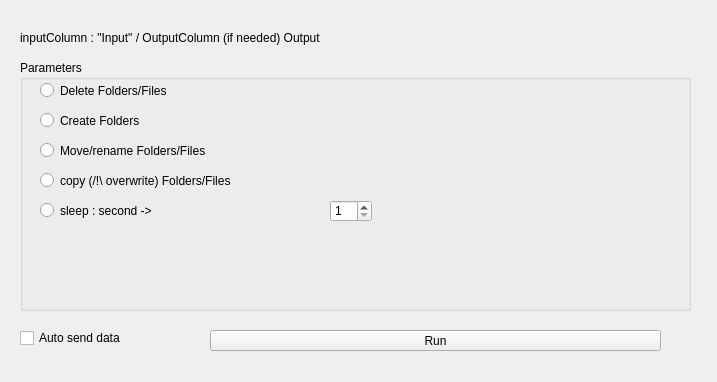
<?xml version="1.0" encoding="UTF-8"?>
<ui version="4.0">
 <class>Form</class>
 <widget class="QWidget" name="Form">
  <property name="geometry">
   <rect>
    <x>0</x>
    <y>0</y>
    <width>717</width>
    <height>382</height>
   </rect>
  </property>
  <property name="windowTitle">
   <string>Form</string>
  </property>
  <widget class="QPushButton" name="pushButton">
   <property name="geometry">
    <rect>
     <x>210</x>
     <y>330</y>
     <width>451</width>
     <height>21</height>
    </rect>
   </property>
   <property name="text">
    <string>Run</string>
   </property>
  </widget>
  <widget class="QGroupBox" name="groupBox">
   <property name="geometry">
    <rect>
     <x>20</x>
     <y>60</y>
     <width>671</width>
     <height>251</height>
    </rect>
   </property>
   <property name="title">
    <string>Parameters</string>
   </property>
   <widget class="QRadioButton" name="radioButton_deleteFoldersFiles">
    <property name="geometry">
     <rect>
      <x>20</x>
      <y>20</y>
      <width>501</width>
      <height>21</height>
     </rect>
    </property>
    <property name="text">
     <string>Delete Folders/Files</string>
    </property>
   </widget>
   <widget class="QRadioButton" name="radioButton_createFolders">
    <property name="geometry">
     <rect>
      <x>20</x>
      <y>50</y>
      <width>431</width>
      <height>21</height>
     </rect>
    </property>
    <property name="text">
     <string>Create Folders</string>
    </property>
   </widget>
   <widget class="QRadioButton" name="radioButton_moveRenamme">
    <property name="geometry">
     <rect>
      <x>20</x>
      <y>80</y>
      <width>401</width>
      <height>21</height>
     </rect>
    </property>
    <property name="text">
     <string>Move/rename Folders/Files</string>
    </property>
   </widget>
   <widget class="QRadioButton" name="radioButton_copy">
    <property name="geometry">
     <rect>
      <x>20</x>
      <y>110</y>
      <width>361</width>
      <height>21</height>
     </rect>
    </property>
    <property name="text">
     <string>copy (/!\ overwrite) Folders/Files</string>
    </property>
   </widget>
   <widget class="QRadioButton" name="radioButton_sleep">
    <property name="geometry">
     <rect>
      <x>20</x>
      <y>140</y>
      <width>271</width>
      <height>21</height>
     </rect>
    </property>
    <property name="text">
     <string>sleep : second -&gt;</string>
    </property>
   </widget>
   <widget class="QSpinBox" name="spinBox">
    <property name="geometry">
     <rect>
      <x>310</x>
      <y>140</y>
      <width>42</width>
      <height>22</height>
     </rect>
    </property>
    <property name="minimum">
     <number>1</number>
    </property>
   </widget>
  </widget>
  <widget class="QLabel" name="label_window_title">
   <property name="geometry">
    <rect>
     <x>20</x>
     <y>30</y>
     <width>661</width>
     <height>16</height>
    </rect>
   </property>
   <property name="text">
    <string>inputColumn : &quot;Input&quot; / OutputColumn (if needed) Output</string>
   </property>
  </widget>
  <widget class="QCheckBox" name="checkBox_autosend">
   <property name="enabled">
    <bool>true</bool>
   </property>
   <property name="geometry">
    <rect>
     <x>20</x>
     <y>330</y>
     <width>161</width>
     <height>16</height>
    </rect>
   </property>
   <property name="text">
    <string>Auto send data</string>
   </property>
  </widget>
 </widget>
 <resources/>
 <connections/>
</ui>
